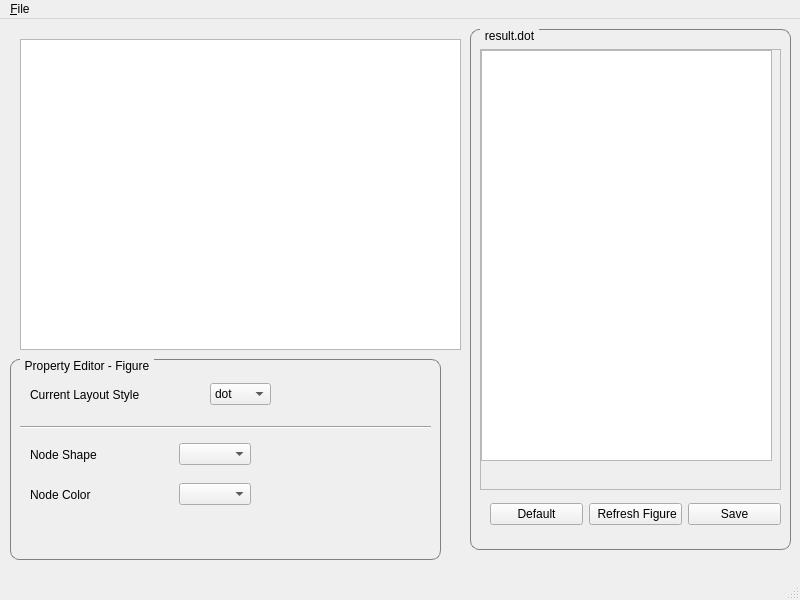
<?xml version="1.0" encoding="UTF-8"?>
<ui version="4.0">
 <class>VisulizationWindow</class>
 <widget class="QMainWindow" name="VisulizationWindow">
  <property name="geometry">
   <rect>
    <x>0</x>
    <y>0</y>
    <width>800</width>
    <height>600</height>
   </rect>
  </property>
  <property name="windowTitle">
   <string>Gene Regulatory Network</string>
  </property>
  <property name="styleSheet">
   <string notr="true">QGroupBox {
    border: 1px solid gray;
    border-radius: 9px;
    margin-top: 0.5em;
}

QGroupBox::title {
    subcontrol-origin: margin;
    left: 10px;
    padding: 0 3px 0 3px;
}
</string>
  </property>
  <widget class="QWidget" name="centralwidget">
   <widget class="QGraphicsView" name="NetworkGraphicsView">
    <property name="geometry">
     <rect>
      <x>20</x>
      <y>20</y>
      <width>441</width>
      <height>311</height>
     </rect>
    </property>
   </widget>
   <widget class="QWidget" name="widget" native="true">
    <property name="geometry">
     <rect>
      <x>470</x>
      <y>10</y>
      <width>321</width>
      <height>531</height>
     </rect>
    </property>
    <widget class="QGroupBox" name="groupBox">
     <property name="geometry">
      <rect>
       <x>0</x>
       <y>0</y>
       <width>321</width>
       <height>521</height>
      </rect>
     </property>
     <property name="title">
      <string>result.dot</string>
     </property>
     <widget class="QScrollArea" name="scrollArea">
      <property name="geometry">
       <rect>
        <x>10</x>
        <y>20</y>
        <width>301</width>
        <height>441</height>
       </rect>
      </property>
      <property name="widgetResizable">
       <bool>true</bool>
      </property>
      <widget class="QWidget" name="scrollAreaWidgetContents">
       <property name="geometry">
        <rect>
         <x>0</x>
         <y>0</y>
         <width>297</width>
         <height>437</height>
        </rect>
       </property>
       <widget class="QTextEdit" name="dotFileContentTextEdit">
        <property name="geometry">
         <rect>
          <x>0</x>
          <y>0</y>
          <width>291</width>
          <height>411</height>
         </rect>
        </property>
        <property name="sizePolicy">
         <sizepolicy hsizetype="Expanding" vsizetype="Expanding">
          <horstretch>0</horstretch>
          <verstretch>0</verstretch>
         </sizepolicy>
        </property>
       </widget>
      </widget>
     </widget>
     <widget class="QWidget" name="">
      <property name="geometry">
       <rect>
        <x>20</x>
        <y>470</y>
        <width>291</width>
        <height>31</height>
       </rect>
      </property>
      <layout class="QHBoxLayout" name="horizontalLayout">
       <item>
        <widget class="QPushButton" name="DefaultTestPushButton">
         <property name="text">
          <string>Default</string>
         </property>
        </widget>
       </item>
       <item>
        <widget class="QPushButton" name="RefreshTextPushButton">
         <property name="text">
          <string> Refresh Figure</string>
         </property>
        </widget>
       </item>
       <item>
        <widget class="QPushButton" name="SaveTextPushButton">
         <property name="text">
          <string>Save</string>
         </property>
        </widget>
       </item>
      </layout>
     </widget>
    </widget>
   </widget>
   <widget class="QWidget" name="widget_2" native="true">
    <property name="geometry">
     <rect>
      <x>10</x>
      <y>340</y>
      <width>451</width>
      <height>201</height>
     </rect>
    </property>
    <widget class="QGroupBox" name="FigurePropertyGroupBox">
     <property name="geometry">
      <rect>
       <x>0</x>
       <y>0</y>
       <width>431</width>
       <height>201</height>
      </rect>
     </property>
     <property name="title">
      <string>Property Editor - Figure</string>
     </property>
     <widget class="Line" name="line">
      <property name="geometry">
       <rect>
        <x>10</x>
        <y>60</y>
        <width>411</width>
        <height>16</height>
       </rect>
      </property>
      <property name="orientation">
       <enum>Qt::Horizontal</enum>
      </property>
     </widget>
     <widget class="QWidget" name="">
      <property name="geometry">
       <rect>
        <x>20</x>
        <y>20</y>
        <width>241</width>
        <height>31</height>
       </rect>
      </property>
      <layout class="QHBoxLayout" name="horizontalLayout_2">
       <item>
        <widget class="QLabel" name="label">
         <property name="text">
          <string>Current Layout Style</string>
         </property>
        </widget>
       </item>
       <item>
        <spacer name="horizontalSpacer">
         <property name="orientation">
          <enum>Qt::Horizontal</enum>
         </property>
         <property name="sizeHint" stdset="0">
          <size>
           <width>40</width>
           <height>20</height>
          </size>
         </property>
        </spacer>
       </item>
       <item>
        <widget class="QComboBox" name="comboBoxLayout">
         <item>
          <property name="text">
           <string>dot</string>
          </property>
         </item>
         <item>
          <property name="text">
           <string>neato</string>
          </property>
         </item>
         <item>
          <property name="text">
           <string>fdp</string>
          </property>
         </item>
         <item>
          <property name="text">
           <string>sfdp</string>
          </property>
         </item>
         <item>
          <property name="text">
           <string>twopi</string>
          </property>
         </item>
         <item>
          <property name="text">
           <string>circo</string>
          </property>
         </item>
        </widget>
       </item>
      </layout>
     </widget>
     <widget class="QWidget" name="">
      <property name="geometry">
       <rect>
        <x>20</x>
        <y>80</y>
        <width>221</width>
        <height>31</height>
       </rect>
      </property>
      <layout class="QHBoxLayout" name="horizontalLayout_3">
       <item>
        <widget class="QLabel" name="label_2">
         <property name="text">
          <string>Node Shape</string>
         </property>
        </widget>
       </item>
       <item>
        <spacer name="horizontalSpacer_2">
         <property name="orientation">
          <enum>Qt::Horizontal</enum>
         </property>
         <property name="sizeHint" stdset="0">
          <size>
           <width>40</width>
           <height>20</height>
          </size>
         </property>
        </spacer>
       </item>
       <item>
        <widget class="QComboBox" name="comboBoxNodeShapes"/>
       </item>
      </layout>
     </widget>
     <widget class="QWidget" name="">
      <property name="geometry">
       <rect>
        <x>20</x>
        <y>120</y>
        <width>221</width>
        <height>31</height>
       </rect>
      </property>
      <layout class="QHBoxLayout" name="horizontalLayout_4">
       <item>
        <widget class="QLabel" name="labelNodeColor">
         <property name="text">
          <string>Node Color</string>
         </property>
        </widget>
       </item>
       <item>
        <spacer name="horizontalSpacer_3">
         <property name="orientation">
          <enum>Qt::Horizontal</enum>
         </property>
         <property name="sizeHint" stdset="0">
          <size>
           <width>40</width>
           <height>20</height>
          </size>
         </property>
        </spacer>
       </item>
       <item>
        <widget class="QComboBox" name="comboBoxNodeColor"/>
       </item>
      </layout>
     </widget>
    </widget>
   </widget>
  </widget>
  <widget class="QMenuBar" name="VisulizationMenubar">
   <property name="geometry">
    <rect>
     <x>0</x>
     <y>0</y>
     <width>800</width>
     <height>25</height>
    </rect>
   </property>
   <widget class="QMenu" name="menuFile">
    <property name="title">
     <string>&amp;File</string>
    </property>
    <addaction name="action_Open"/>
    <addaction name="action_Export"/>
    <addaction name="action_Exit"/>
   </widget>
   <addaction name="menuFile"/>
  </widget>
  <widget class="QStatusBar" name="statusbar"/>
  <action name="action_Open">
   <property name="text">
    <string>&amp;Open</string>
   </property>
  </action>
  <action name="action_Export">
   <property name="text">
    <string>&amp;Export</string>
   </property>
  </action>
  <action name="action_Exit">
   <property name="text">
    <string>&amp;Exit</string>
   </property>
  </action>
 </widget>
 <resources/>
 <connections>
  <connection>
   <sender>action_Exit</sender>
   <signal>triggered()</signal>
   <receiver>VisulizationWindow</receiver>
   <slot>close()</slot>
   <hints>
    <hint type="sourcelabel">
     <x>-1</x>
     <y>-1</y>
    </hint>
    <hint type="destinationlabel">
     <x>399</x>
     <y>299</y>
    </hint>
   </hints>
  </connection>
 </connections>
</ui>
